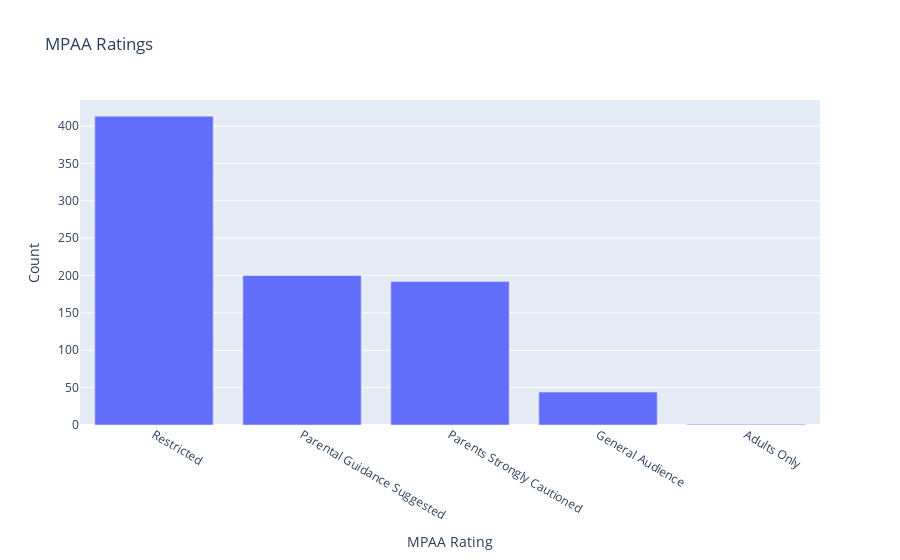

The notebook cell saved with this chart:
### Markdown cell above
## How are mpaa ratings distributed across the dataset?

### Code cell
mpaa_categorie_counts = movies['mpaaa_cat'].value_counts()
fig = px.bar(mpaa_categorie_counts, x=mpaa_categorie_counts.index, y=mpaa_categorie_counts.values, title='MPAA Ratings')
fig.update_layout(xaxis_title='MPAA Rating', yaxis_title='Count')
fig.show()

### Figure 1 — Plotly figure (JSON) as saved in the notebook; plotly's stock layout.template omitted (floating-point values rounded to 4 significant figures)
{"data": [{"hovertemplate": "mpaaa_cat=%{x}<br>y=%{y}<extra></extra>", "legendgroup": "", "marker": {"color": "#636efa", "pattern": {"shape": ""}}, "name": "", "orientation": "v", "showlegend": false, "textposition": "auto", "type": "bar", "x": ["Restricted", "Parental Guidance Suggested", "Parents Strongly Cautioned", "General Audience", "Adults Only"], "xaxis": "x", "y": [413, 200, 192, 44, 1], "yaxis": "y"}], "layout": {"barmode": "relative", "legend": {"tracegroupgap": 0}, "title": {"text": "MPAA Ratings"}, "xaxis": {"anchor": "y", "domain": [0, 1], "title": {"text": "MPAA Rating"}}, "yaxis": {"anchor": "x", "domain": [0, 1], "title": {"text": "Count"}}}}
